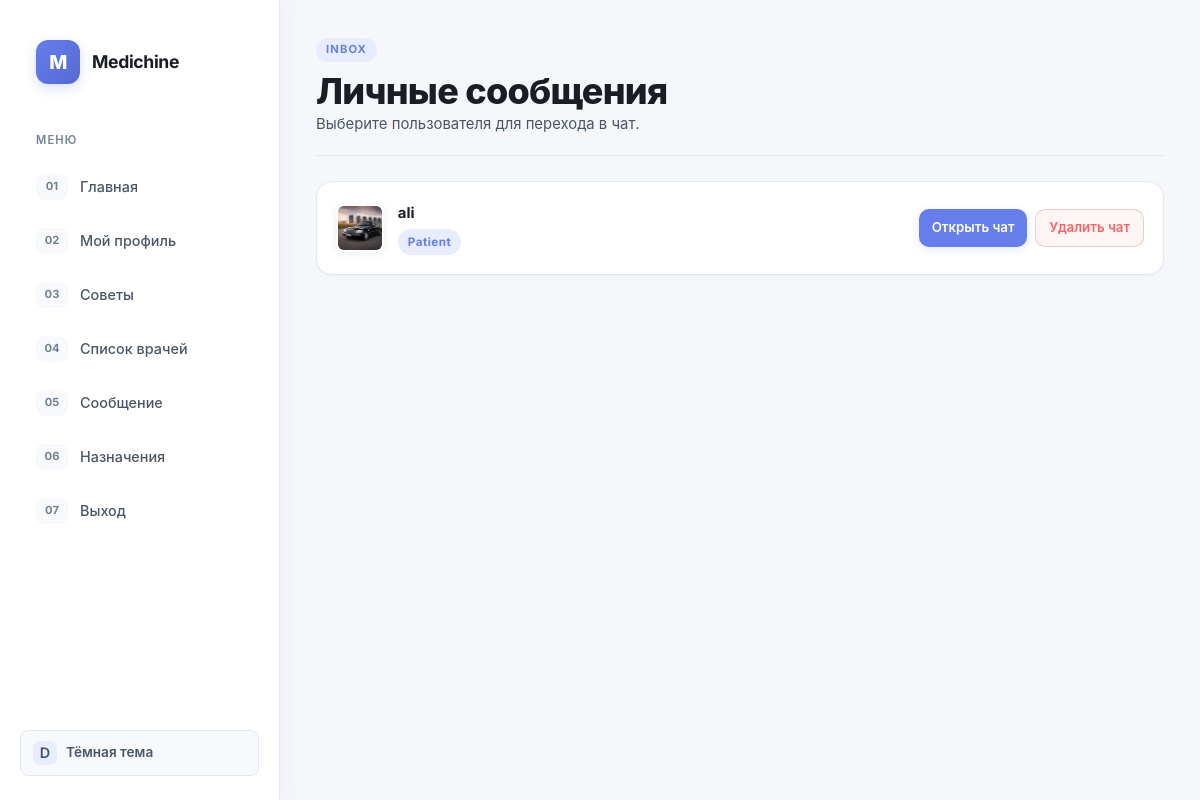
The app's page /chat/doctor_messages/ (signed in), older data.
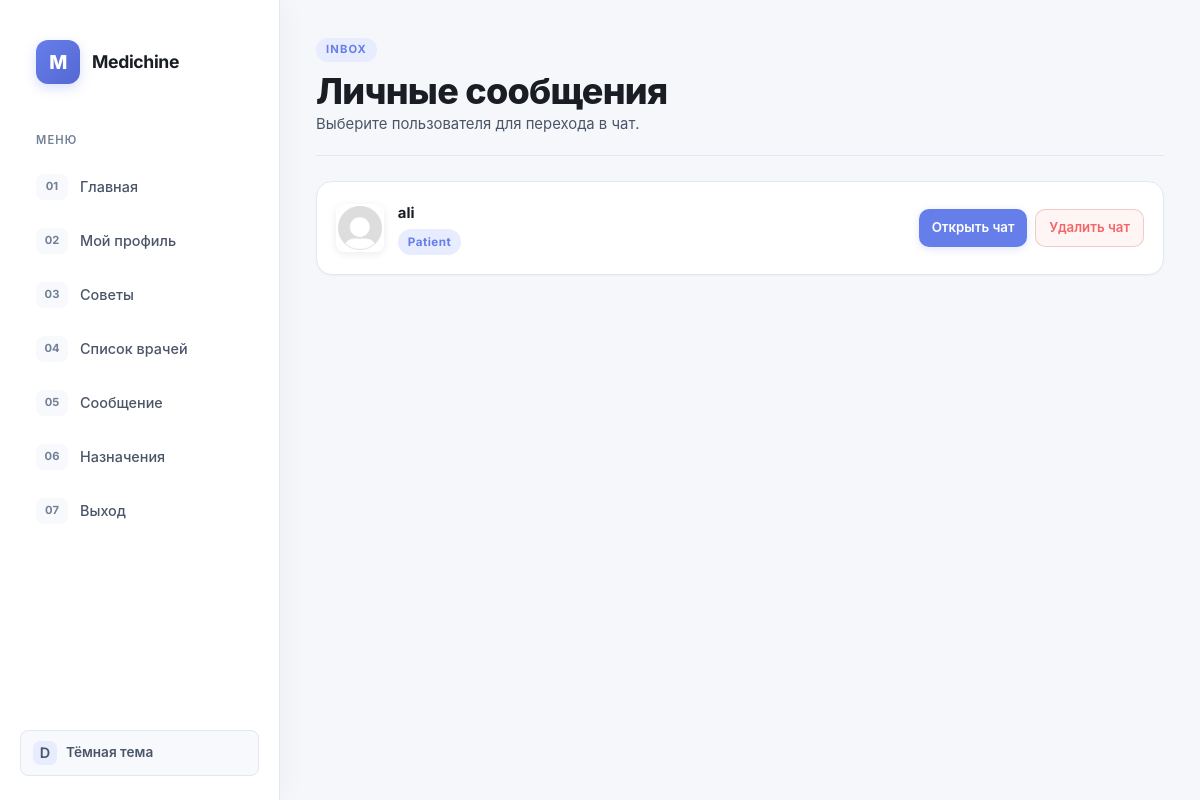
The same page, newer data.
### accounts/models.py (models this page shows, shortened)
class User(AbstractUser):
    ROLE_CHOICES = (
        ('patient', 'Patient'),
        ('doctor', 'Doctor'),
        ('admin', 'Admin'),
    )
    role = models.CharField(
        max_length=20,
        choices=ROLE_CHOICES
    )
    phone = models.CharField(
        max_length=20,
        unique=True
    )
    age=models.PositiveIntegerField()
    city = models.CharField(max_length=50, blank=True)

class Profile(models.Model):
    ROLE_CHOICES = (
        ('patient', 'Patient'),
        ('doctor', 'Doctor'),
        ('admin', 'Admin'),
    )
    user=models.OneToOneField(settings.AUTH_USER_MODEL,on_delete=models.CASCADE,related_name='profile')
    age=models.PositiveIntegerField(null=True,blank=True)
    role = models.CharField(max_length=20, choices=ROLE_CHOICES, default='patient')
    phone=models.CharField(max_length=14,blank=True)
    city = models.CharField(max_length=50, blank=True)
    photo=models.ImageField(upload_to='users/',blank=True,null=True)

### chat/views.py (the view)
# urls.py: path('doctor_messages/',views.show_messages,name='show_messages'),
@login_required(login_url='login')
def show_messages(request):
    user = request.user
    users = User.objects.filter(
        Q(send_messages__receiner=user) |
        Q(received_messages__sender=user)
    ).exclude(id=user.id).distinct()
    dialogs = []
    for companion in users:
        last_message = Direct.objects.filter(
            Q(sender=user, receiner=companion) |
            Q(sender=companion, receiner=user)
        ).order_by('-created_at').first()
        dialogs.append({
            "user": companion,
            "last_message": last_message,
        })
    dialogs.sort(
        key=lambda x: x["last_message"].created_at if x["last_message"] else 0,
        reverse=True,
    )
    return render(request, "chat/show_messages.html", {"dialogs": dialogs})

### templates/chat/show_messages.html (shortened to what this page needs)
{% extends "accounts/base.html" %}
{% block main %}
<section class="page messages-page">
<header class="page-head compact-head">
    <div>
        <p class="eyebrow">Inbox</p>
        <h1>Личные сообщения</h1>
        <p class="muted">Выберите пользователя для перехода в чат.</p>
    </div>
</header>
<section class="panel dm-list">
    {% for i in dialogs %}
        <div class="dm-item">
            <div class="dm-avatar">
                {% if i.user.profile.photo %}
                    <img src="{{ i.user.profile.photo.url }}" alt="">
                {% else %}
                    <img src="/media/user.png" alt="">
                {% endif %}
            </div>
            <div class="dm-meta">
                <div class="dm-name">
                    <a href="{% url 'send_message' i.user.id %}">{{ i.user.username }}</a>
                </div>
                <div class="dm-sub">
                    <span class="badge badge-{{ i.user.profile.role }}">{{ i.user.profile.get_role_display }}</span>
                </div>
            </div>
            <div class="dm-action">
                <a class="button" href="{% url 'send_message' i.user.id %}">Открыть чат</a>
                <a class="button danger-button" href="{% url 'delete_chat' i.user.id %}">Удалить чат</a>
            </div>
        </div>
    {% empty %}
        <p class="muted">Сообщений нет</p>
    {% endfor %}
</section>
</section>
{% endblock %}

Row changes from the older to the newer data that the page shows:
changed through a linked row, User "ali": photo: picture added; user.profile.photo: picture removed
